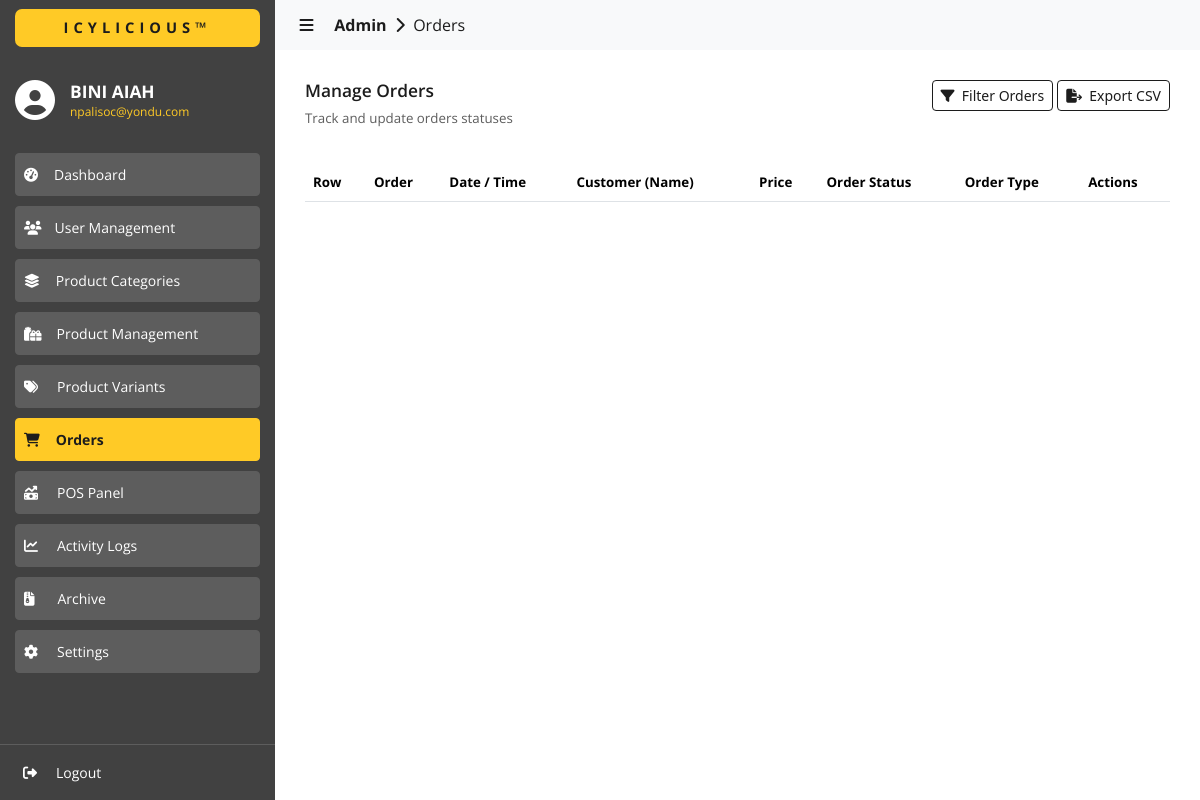
Before: /admin/orders/index.php?transaction_id=669d0c5d1b0c1 (signed in) with the older database file.
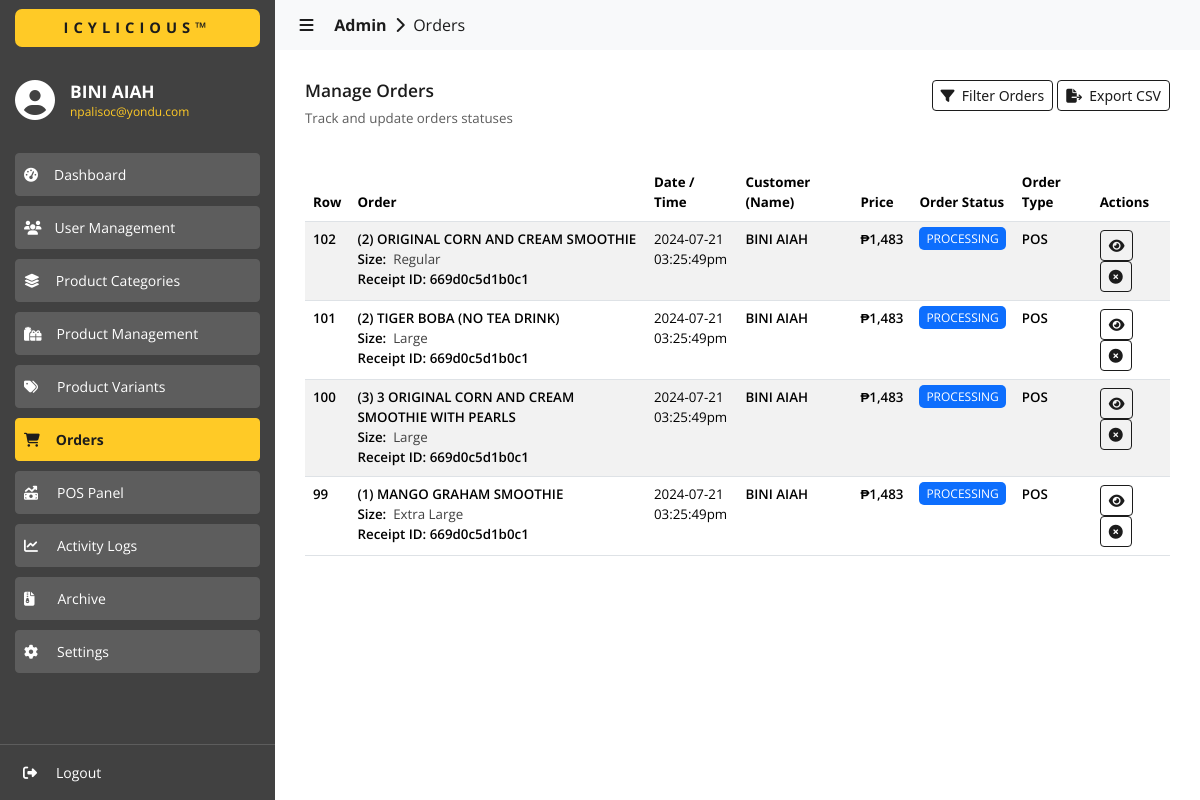
After: the same page with the newer database file.
### tables this page shows
CREATE TABLE `orders` (
  `id` int(11) NOT NULL,
  `transaction_id` varchar(255) NOT NULL,
  `product_id` int(11) NOT NULL,
  `product_name` varchar(255) NOT NULL,
  `variant_id` int(11) DEFAULT NULL,
  `variant_type` varchar(255) NOT NULL,
  `variant_name` varchar(255) NOT NULL,
  `variant_price` varchar(255) NOT NULL,
  `user_id` int(11) NOT NULL,
  `order_date` date NOT NULL,
  `order_time` varchar(255) NOT NULL,
  `order_quantity` int(11) NOT NULL,
  `is_pickup` int(11) NOT NULL,
  `user_firstname` varchar(255) NOT NULL,
  `user_lastname` varchar(255) NOT NULL,
  `user_address` varchar(999) NOT NULL,
  `user_phone` varchar(255) NOT NULL,
  `user_email` varchar(255) NOT NULL,
  `order_status` varchar(255) NOT NULL,
  `order_total` varchar(255) NOT NULL,
  `order_type` varchar(255) NOT NULL
);

### admin/orders/index.php (the view, shortened to what the rows shown need)
<?php
  include('../../utils/connections.php');
?>
<!DOCTYPE html>
<html lang="en">
  <head>
    <link
      href="https://cdn.jsdelivr.net/npm/bootstrap@5.3.3/dist/css/bootstrap.min.css"
      rel="stylesheet"
    >
    <link href="https://cdn.datatables.net/2.0.5/css/dataTables.bootstrap5.css" rel="stylesheet">
    <link rel="stylesheet" href="../../assets/css/global.css" />
    <link rel="stylesheet" href="./css/orders.css" />
  </head>
  <body>
    <div id="content-body" class="content content-slide-expanded">
      <div>
        <div class="content-wrapper">
          <div style="margin-top: 20px;">
            <table id="data" class="table table-striped" style="width:100%">
              <thead>
                <tr>
                  <th class="sans-bold">Row</th>
                  <th class="sans-bold">Order</th>
                  <th class="sans-bold">Date / Time</th>
                  <th class="sans-bold">Customer (Name)</th>
                  <th class="sans-bold">Price</th>
                  <th class="sans-bold">Order Status</th>
                  <th class="sans-bold">Order Type</th>
                  <th class="sans-bold">Actions</th>
                </tr>
              </thead>
              <tbody>
                <?php
                  $fetch_query = "SELECT * FROM orders ORDER BY id DESC";
                  if (isset($_GET['transaction_id'])) {
                    $transaction_id = $conn->real_escape_string($_GET['transaction_id']);
                    $fetch_query = "SELECT * FROM orders WHERE transaction_id = '".$transaction_id."' ORDER BY id DESC";
                  }
                  $result = $conn->query($fetch_query);
                  if ($result->num_rows > 0) {
                    while ($row = $result->fetch_assoc()) {
                      $order_id = $row["id"];
                      $transaction_id = $row["transaction_id"];
                      $variant_type = $row['variant_type'];
                      $variant_name = $row['variant_name'];
                      $order_date = $row['order_date'];
                      $order_time = $row['order_time'];
                      $order_quantity = $row['order_quantity'];
                      $order_status = $row['order_status'];
                      $order_type = $row['order_type'];
                      $order_total = floatval($row['order_total']);
                      $user_firstname = $row['user_firstname'];
                      $user_lastname = $row['user_lastname'];
                      $user_email = $row['user_email'];
                      $user_phone = $row['user_phone'];
                      $user_address = $row['user_address'];
                      $row_product_name = $row["product_name"];
                      $row_product_price = number_format($order_total);
                      $row_variant = '
                        <div style="padding-top: 0px; display: flex; flex-direction: row; sans-regular size-10 color-light-grey">
                          '.$variant_type.':&nbsp;&nbsp;
                          <span class="badge-size color-light-grey sans-regular size-10">
                            '.$variant_name.'
                          </span>
                        </div>
                      ';
                      $row_customer_name = $user_firstname.' '.$user_lastname;
                      $row_status_type = "";
                      $row_status_name = "";
                      if ($order_status == 'PROCESSING') {
                        $row_status_type = "badge-processing";
                        $row_status_name = $order_status;
                      } else if ($order_status == 'SERVING') {
                        $row_status_type = "badge-serving";
                        $row_status_name = $order_status;
                        $row_action_status = "disabled";
                      } else if ($order_status == 'CANCELLED') {
                        $row_status_type = "badge-cancelled";
                        $row_status_name = $order_status;
                        $row_action_status = "disabled";
                      } else if ($order_status == 'FULFILLED') {
                        $row_status_type = "badge-fulfilled";
                        $row_status_name = $order_status;
                        $row_action_status = "disabled";
                      }
                      $is_cancelled = "";
                      $shipping_name = "";
                      $shipping_phone = "";
                      $shipping_address = "";
                      $payment_type = "";
                      $fetch_query = "SELECT * FROM orders_billing WHERE order_id = ".$order_id." LIMIT 1";
                      $billing_result = $conn->query($fetch_query);
                      if ($billing_result->num_rows > 0) {
                        $billing_row = $billing_result->fetch_assoc();
                        $shipping_first_name = $billing_row['shipping_first_name'];
                        $shipping_last_name = $billing_row['shipping_last_name'];
                        $shipping_phone = $billing_row['shipping_phone'];
                        $shipping_address = $billing_row['shipping_address'];
                        $payment_type = $billing_row['payment_type'];
                        $shipping_name = $shipping_first_name.' '.$shipping_last_name;
                      }
                      echo '
                        <tr>
                          <td class="sans-600">
                            '.$order_id.'
                          </td>
                          <td class="sans-600">
                            ('.$order_quantity.') '.$row_product_name.'
                            '.$row_variant.'
                            Receipt ID: '.$transaction_id.'
                          </td>
                          <td class="sans-regular">
                            '.$order_date.'<br/>'.$order_time.'
                          </td>
                          <td class="sans-600">
                            '.$row_customer_name.'
                          </td>
                          <td class="sans-600">
                            ₱'.$row_product_price.'
                          </td>
                          <td class="sans-regular" style="font-size: 9pt;">
                            <span class="'.$row_status_type.'">'.$row_status_name.'</span>
                          </td>
                          <td class="sans-600">
                            '.$order_type.'
                          </td>
                          <td>
                            <button
                              data-bs-toggle="modal"
                              data-bs-target="#staticViewOrder"
                              onclick="onViewOrder(
                                '."'".$transaction_id."'".',
                                '."'".$order_id."'".',
                                '."'".$user_firstname."'".',
                                '."'".$user_lastname."'".',
                                '."'".$user_email."'".',
                                '."'".$user_phone."'".',
                                '."'".$user_address."'".',
                                '."'".$order_date."'".',
                                '."'".$order_time."'".',
                                '."'".$order_quantity."'".',
                                '."'".$row_product_name."'".',
                                '."'".$variant_type."'".',
                                '."'".$variant_name."'".',
                                '."'".$row_product_price."'".',
                                '."'".$shipping_name."'".',
                                '."'".$shipping_phone."'".',
                                '."'".$shipping_address."'".',
                                '."'".$payment_type."'".',
                                '."'".$order_status."'".'
                              )"
                              class="btn btn-outline-primary btn-sm
                                sans-400
                                color-white"
                              type="button">
                              <i class="fas fa-eye"></i>
                            </button>
                            <button
                              onclick="onCancelOrder('."'".$order_id."'".')"
                              '.$is_cancelled.'
                              class="btn btn-outline-primary btn-sm
                                sans-400
                                color-white"
                              type="button">
                              <i class="fa-solid fa-circle-xmark"></i>
                            </button>
                          </td>
                        </tr>
                      ';
                    }
                  }
                ?>
              </tbody>
            </table>
          </div>
        </div>
      </div>
    </div>
  </body>
</html>

Changed rows visible on the page:
added orders: id "102", order_quantity "2", product_name "ORIGINAL CORN AND CREAM SMOOTHIE", variant_type "Size", variant_name "Regular", transaction "669d0c5d1b0c1", order_date "2024-07-21", order_time "03:25:49pm", row_customer_name "BINI AIAH", order_total "1,483", order_status "PROCESSING", order_type "POS"
added orders: id "101", order_quantity "2", product_name "TIGER BOBA (NO TEA DRINK)", variant_type "Size", variant_name "Large", transaction "669d0c5d1b0c1", order_date "2024-07-21", order_time "03:25:49pm", row_customer_name "BINI AIAH", order_total "1,483", order_status "PROCESSING", order_type "POS"
added orders: id "100", order_quantity "3", product_name "3 ORIGINAL CORN AND CREAM SMOOTHIE WITH PEARLS", variant_type "Size", variant_name "Large", transaction "669d0c5d1b0c1", order_date "2024-07-21", order_time "03:25:49pm", row_customer_name "BINI AIAH", order_total "1,483", order_status "PROCESSING", order_type "POS"
added orders: id "99", order_quantity "1", product_name "MANGO GRAHAM SMOOTHIE", variant_type "Size", variant_name "Extra Large", transaction "669d0c5d1b0c1", order_date "2024-07-21", order_time "03:25:49pm", row_customer_name "BINI AIAH", order_total "1,483", order_status "PROCESSING", order_type "POS"
